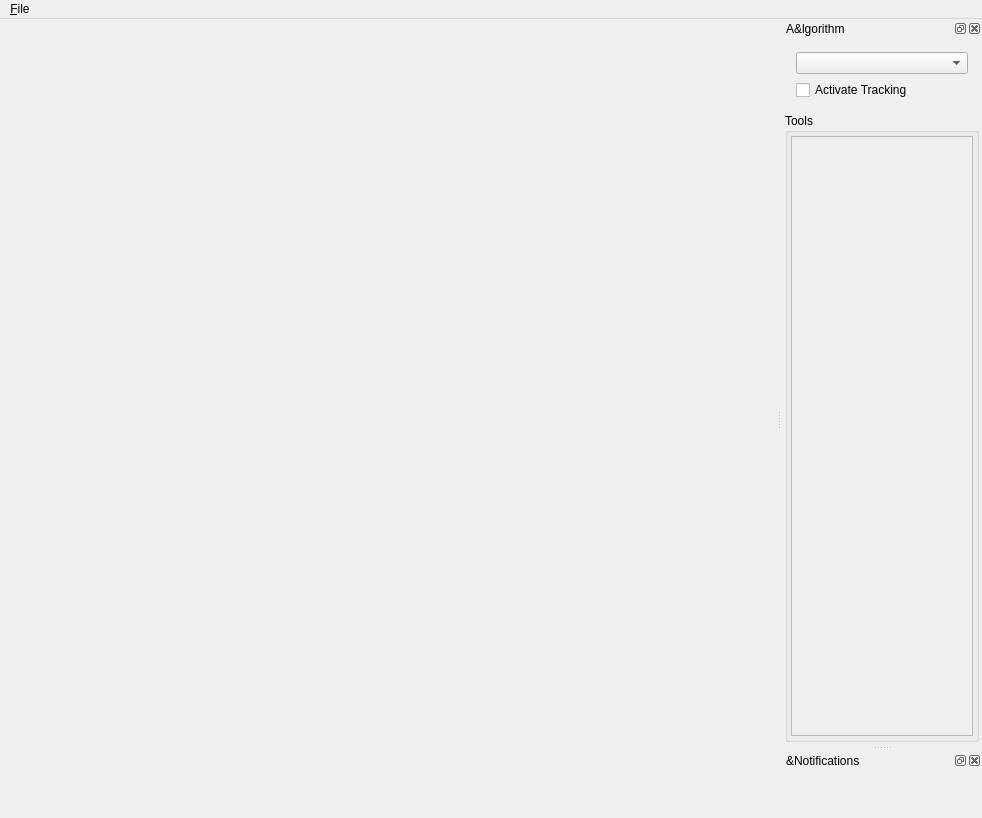
<?xml version="1.0" encoding="UTF-8"?>
<ui version="4.0">
 <class>MainWindow</class>
 <widget class="QMainWindow" name="MainWindow">
  <property name="geometry">
   <rect>
    <x>0</x>
    <y>0</y>
    <width>982</width>
    <height>818</height>
   </rect>
  </property>
  <property name="windowTitle">
   <string>BioTracker</string>
  </property>
  <property name="dockNestingEnabled">
   <bool>true</bool>
  </property>
  <property name="unifiedTitleAndToolBarOnMac">
   <bool>false</bool>
  </property>
  <widget class="QWidget" name="centralWidget">
   <property name="sizePolicy">
    <sizepolicy hsizetype="Preferred" vsizetype="Preferred">
     <horstretch>0</horstretch>
     <verstretch>0</verstretch>
    </sizepolicy>
   </property>
   <layout class="QHBoxLayout" name="horizontalLayout_5">
    <property name="spacing">
     <number>0</number>
    </property>
    <property name="leftMargin">
     <number>0</number>
    </property>
    <property name="topMargin">
     <number>0</number>
    </property>
    <property name="rightMargin">
     <number>0</number>
    </property>
    <property name="bottomMargin">
     <number>0</number>
    </property>
    <item>
     <widget class="QWidget" name="widget_2" native="true">
      <layout class="QHBoxLayout" name="horizontalLayout_6" stretch="0">
       <property name="spacing">
        <number>3</number>
       </property>
       <property name="leftMargin">
        <number>3</number>
       </property>
       <property name="topMargin">
        <number>3</number>
       </property>
       <property name="rightMargin">
        <number>3</number>
       </property>
       <property name="bottomMargin">
        <number>3</number>
       </property>
       <item>
        <widget class="QWidget" name="videoAreaWidget" native="true">
         <property name="sizePolicy">
          <sizepolicy hsizetype="Expanding" vsizetype="Expanding">
           <horstretch>0</horstretch>
           <verstretch>0</verstretch>
          </sizepolicy>
         </property>
         <layout class="QVBoxLayout" name="verticalLayout_2">
          <property name="spacing">
           <number>3</number>
          </property>
          <property name="leftMargin">
           <number>3</number>
          </property>
          <property name="topMargin">
           <number>3</number>
          </property>
          <property name="rightMargin">
           <number>3</number>
          </property>
          <property name="bottomMargin">
           <number>3</number>
          </property>
          <item>
           <widget class="QFrame" name="trackingArea">
            <property name="sizePolicy">
             <sizepolicy hsizetype="Expanding" vsizetype="Expanding">
              <horstretch>0</horstretch>
              <verstretch>0</verstretch>
             </sizepolicy>
            </property>
            <property name="minimumSize">
             <size>
              <width>0</width>
              <height>150</height>
             </size>
            </property>
            <layout class="QVBoxLayout" name="verticalLayout">
             <property name="spacing">
              <number>0</number>
             </property>
             <property name="leftMargin">
              <number>0</number>
             </property>
             <property name="topMargin">
              <number>0</number>
             </property>
             <property name="rightMargin">
              <number>0</number>
             </property>
             <property name="bottomMargin">
              <number>0</number>
             </property>
             <item>
              <layout class="QVBoxLayout" name="videoViewLayout"/>
             </item>
            </layout>
           </widget>
          </item>
          <item>
           <widget class="QWidget" name="videoControls" native="true">
            <property name="enabled">
             <bool>true</bool>
            </property>
            <property name="sizePolicy">
             <sizepolicy hsizetype="MinimumExpanding" vsizetype="MinimumExpanding">
              <horstretch>0</horstretch>
              <verstretch>0</verstretch>
             </sizepolicy>
            </property>
            <property name="minimumSize">
             <size>
              <width>0</width>
              <height>0</height>
             </size>
            </property>
           </widget>
          </item>
         </layout>
        </widget>
       </item>
      </layout>
     </widget>
    </item>
   </layout>
  </widget>
  <widget class="QMenuBar" name="menuBar">
   <property name="geometry">
    <rect>
     <x>0</x>
     <y>0</y>
     <width>982</width>
     <height>19</height>
    </rect>
   </property>
   <widget class="QMenu" name="menuFile">
    <property name="title">
     <string>&amp;File</string>
    </property>
    <addaction name="actionOpen_Video"/>
    <addaction name="actionOpen_Picture"/>
    <addaction name="actionOpen_Camera"/>
    <addaction name="separator"/>
    <addaction name="actionLoad_Tracker"/>
    <addaction name="separator"/>
    <addaction name="actionLoad_tracking_data"/>
    <addaction name="actionSave_tracking_data"/>
    <addaction name="separator"/>
    <addaction name="actionQuit"/>
   </widget>
   <addaction name="menuFile"/>
  </widget>
  <widget class="QDockWidget" name="dockWidgetAlgorithm">
   <property name="sizePolicy">
    <sizepolicy hsizetype="Expanding" vsizetype="Preferred">
     <horstretch>0</horstretch>
     <verstretch>0</verstretch>
    </sizepolicy>
   </property>
   <property name="minimumSize">
    <size>
     <width>200</width>
     <height>207</height>
    </size>
   </property>
   <property name="sizeIncrement">
    <size>
     <width>0</width>
     <height>0</height>
    </size>
   </property>
   <property name="baseSize">
    <size>
     <width>0</width>
     <height>0</height>
    </size>
   </property>
   <property name="windowTitle">
    <string>A&amp;lgorithm</string>
   </property>
   <attribute name="dockWidgetArea">
    <number>2</number>
   </attribute>
   <widget class="QWidget" name="dockWidgetAlgorithmContents">
    <property name="sizePolicy">
     <sizepolicy hsizetype="Expanding" vsizetype="Preferred">
      <horstretch>0</horstretch>
      <verstretch>0</verstretch>
     </sizepolicy>
    </property>
    <layout class="QVBoxLayout" name="verticalLayout_3">
     <property name="spacing">
      <number>2</number>
     </property>
     <property name="leftMargin">
      <number>3</number>
     </property>
     <property name="topMargin">
      <number>3</number>
     </property>
     <property name="rightMargin">
      <number>3</number>
     </property>
     <property name="bottomMargin">
      <number>3</number>
     </property>
     <item>
      <widget class="QWidget" name="widget_alg" native="true">
       <property name="sizePolicy">
        <sizepolicy hsizetype="Preferred" vsizetype="Minimum">
         <horstretch>0</horstretch>
         <verstretch>0</verstretch>
        </sizepolicy>
       </property>
       <property name="minimumSize">
        <size>
         <width>0</width>
         <height>50</height>
        </size>
       </property>
       <layout class="QGridLayout" name="gridLayout">
        <item row="0" column="0">
         <widget class="QComboBox" name="comboBox_TrackerSelect"/>
        </item>
        <item row="1" column="0">
         <layout class="QHBoxLayout" name="horizontalLayout">
          <item>
           <widget class="QCheckBox" name="checkBox_TrackingActivated">
            <property name="text">
             <string>Activate Tracking</string>
            </property>
           </widget>
          </item>
         </layout>
        </item>
       </layout>
      </widget>
     </item>
     <item>
      <widget class="QGroupBox" name="groupBox_tools">
       <property name="sizePolicy">
        <sizepolicy hsizetype="MinimumExpanding" vsizetype="Expanding">
         <horstretch>0</horstretch>
         <verstretch>0</verstretch>
        </sizepolicy>
       </property>
       <property name="title">
        <string>Tools</string>
       </property>
       <property name="flat">
        <bool>false</bool>
       </property>
       <layout class="QVBoxLayout" name="verticalLayout_4">
        <property name="spacing">
         <number>3</number>
        </property>
        <property name="leftMargin">
         <number>3</number>
        </property>
        <property name="topMargin">
         <number>3</number>
        </property>
        <property name="rightMargin">
         <number>3</number>
        </property>
        <property name="bottomMargin">
         <number>3</number>
        </property>
        <item>
         <widget class="QScrollArea" name="scrollArea">
          <property name="sizePolicy">
           <sizepolicy hsizetype="MinimumExpanding" vsizetype="Expanding">
            <horstretch>0</horstretch>
            <verstretch>0</verstretch>
           </sizepolicy>
          </property>
          <property name="frameShadow">
           <enum>QFrame::Plain</enum>
          </property>
          <property name="lineWidth">
           <number>0</number>
          </property>
          <property name="verticalScrollBarPolicy">
           <enum>Qt::ScrollBarAsNeeded</enum>
          </property>
          <property name="horizontalScrollBarPolicy">
           <enum>Qt::ScrollBarAlwaysOff</enum>
          </property>
          <property name="widgetResizable">
           <bool>true</bool>
          </property>
          <widget class="QWidget" name="groupBoxContents">
           <property name="geometry">
            <rect>
             <x>0</x>
             <y>0</y>
             <width>180</width>
             <height>563</height>
            </rect>
           </property>
           <property name="sizePolicy">
            <sizepolicy hsizetype="MinimumExpanding" vsizetype="Expanding">
             <horstretch>0</horstretch>
             <verstretch>0</verstretch>
            </sizepolicy>
           </property>
          </widget>
         </widget>
        </item>
       </layout>
      </widget>
     </item>
    </layout>
   </widget>
  </widget>
  <widget class="QDockWidget" name="dockWidgetNotification">
   <property name="floating">
    <bool>false</bool>
   </property>
   <property name="windowTitle">
    <string>&amp;Notifications</string>
   </property>
   <attribute name="dockWidgetArea">
    <number>2</number>
   </attribute>
   <widget class="QWidget" name="dockWidgetNotificationContents">
    <property name="sizePolicy">
     <sizepolicy hsizetype="Expanding" vsizetype="Expanding">
      <horstretch>0</horstretch>
      <verstretch>0</verstretch>
     </sizepolicy>
    </property>
   </widget>
  </widget>
  <action name="actionOpen_Video">
   <property name="text">
    <string>Open &amp;Video...</string>
   </property>
  </action>
  <action name="actionOpen_Picture">
   <property name="text">
    <string>Open &amp;Picture...</string>
   </property>
  </action>
  <action name="actionLoad_tracking_data">
   <property name="text">
    <string>&amp;Load tracking data...</string>
   </property>
  </action>
  <action name="actionSave_tracking_data">
   <property name="text">
    <string>&amp;Save tracking data...</string>
   </property>
  </action>
  <action name="actionQuit">
   <property name="text">
    <string>E&amp;xit</string>
   </property>
  </action>
  <action name="actionLoad_Tracker">
   <property name="text">
    <string>L&amp;oad Tracker...</string>
   </property>
  </action>
  <action name="actionOpen_Camera">
   <property name="text">
    <string>Open &amp;Camera...</string>
   </property>
  </action>
 </widget>
 <layoutdefault spacing="6" margin="11"/>
 <resources/>
 <connections/>
</ui>
